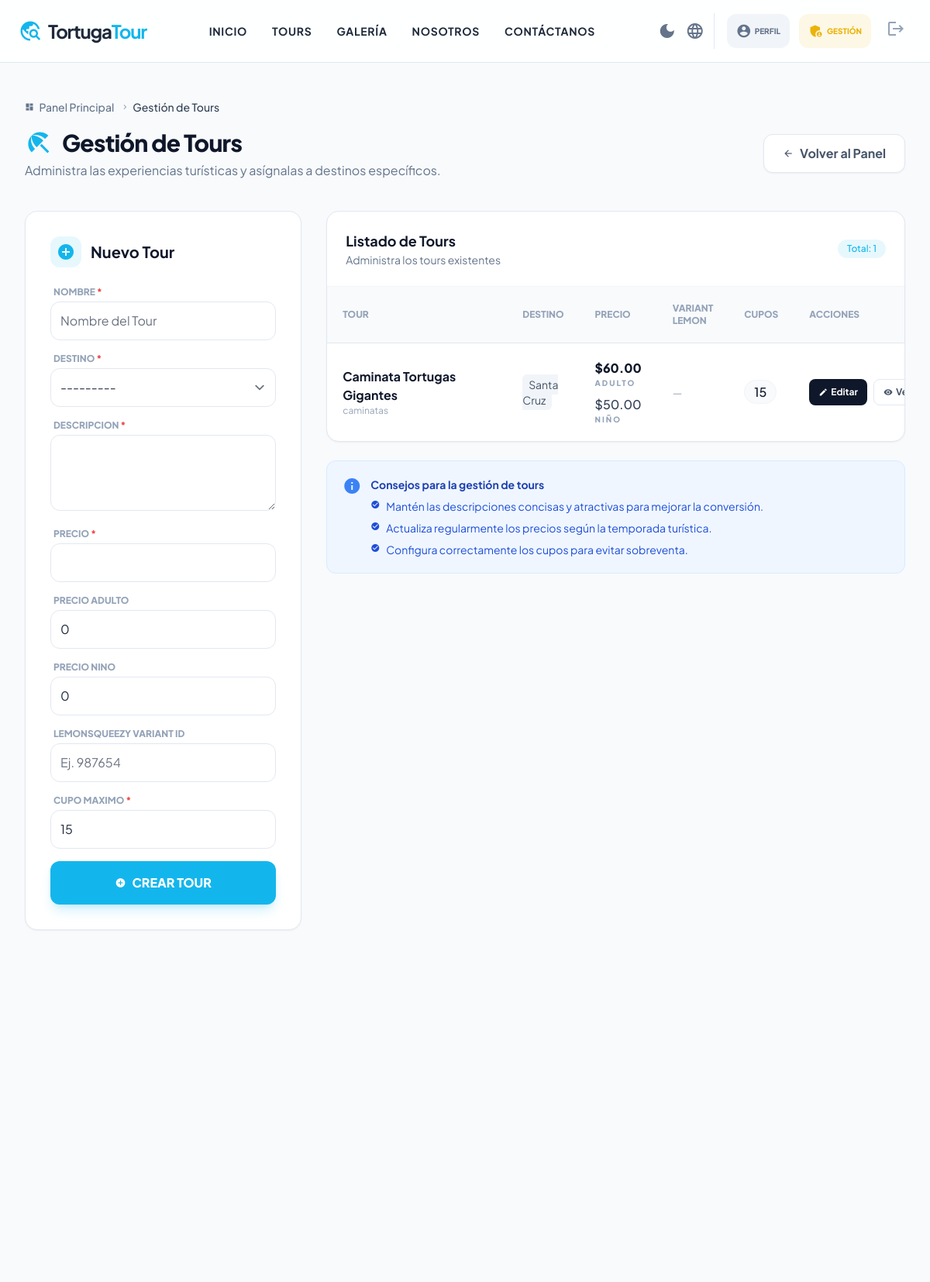
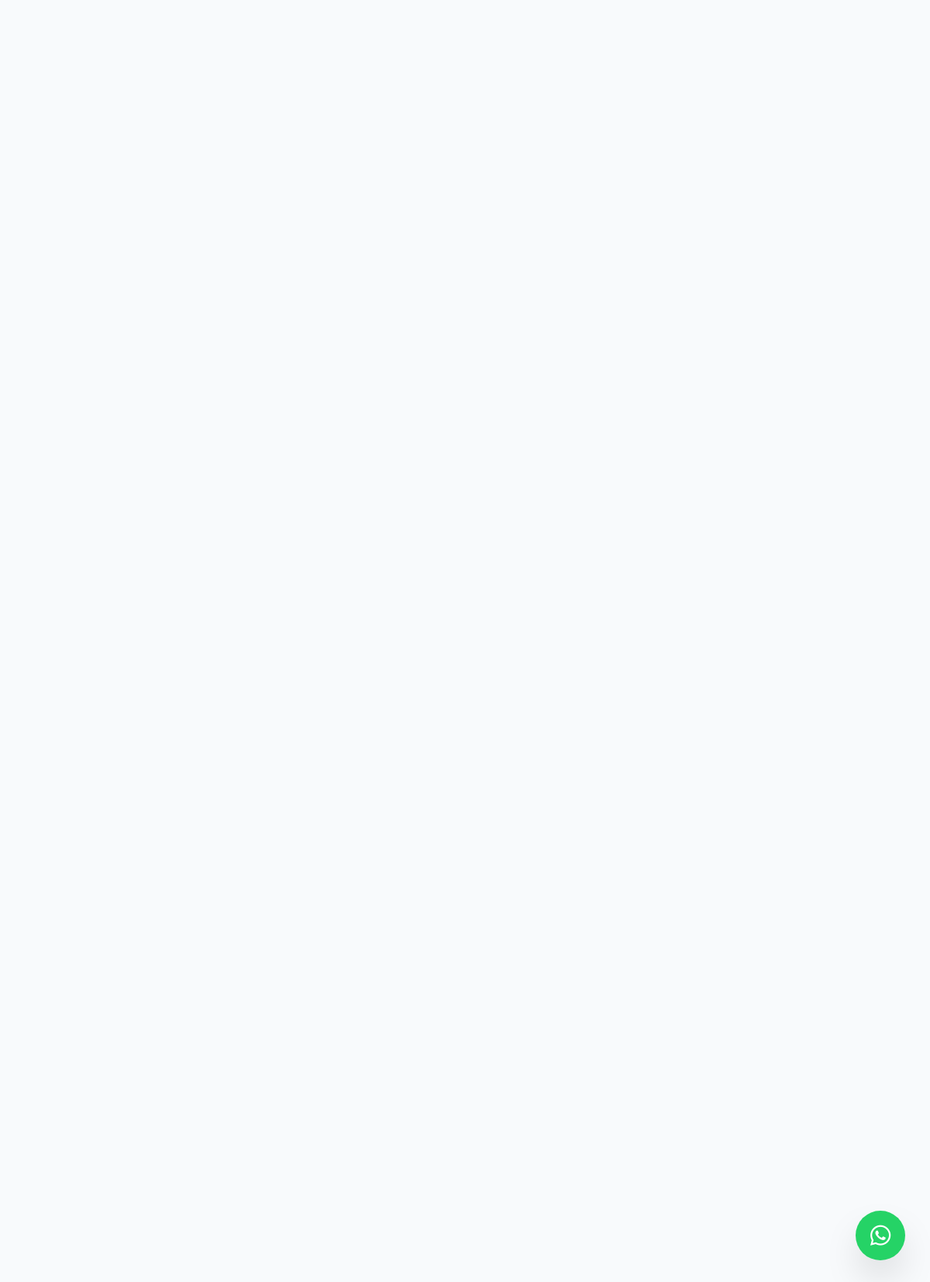
The app's page /panel/tours/ (signed in) with its own data (2 pictures, top to bottom).
### core/models.py (models this page shows, shortened)
class Tour(models.Model):
    nombre = models.CharField(max_length=150)
    destino = models.ForeignKey(Destino, on_delete=models.CASCADE, related_name="tours")
    descripcion = models.TextField()
    precio = models.DecimalField(max_digits=8, decimal_places=2)
    precio_adulto = models.DecimalField(max_digits=8, decimal_places=2, default=0, blank=True)
    precio_nino = models.DecimalField(max_digits=8, decimal_places=2, default=0, blank=True)
    lemonsqueezy_variant_id = models.CharField(max_length=50, blank=True, default="")
    cupo_maximo = models.PositiveIntegerField(default=15)
    cupos_disponibles = models.PositiveIntegerField(default=15)

class Destino(models.Model):
    nombre = models.CharField(max_length=100)
    imagen_url = models.URLField("Imagen (URL)", max_length=500)
    def __str__(self):
        return self.nombre

### core/views.py (the view)
# urls.py: path("panel/tours/", views.admin_tours, name="admin_tours"),
@login_required
@user_passes_test(es_admin)
def admin_tours(request):
    tours_list = Tour.objects.all().order_by('-id')
    destinos_list = Destino.objects.all()
    if request.method == 'POST':
        form = TourForm(request.POST)
        if form.is_valid():
            tour = form.save(commit=False)
            tour.cupos_disponibles = tour.cupo_maximo
            tour.save()
            messages.success(request, f"Tour '{tour.nombre}' creado exitosamente.")
            return redirect('admin_tours')
    else:
        form = TourForm()
    return render(request, 'core/panel/tours.html', {
        'tours': tours_list,
        'form': form,
        'destinos': destinos_list
    })

### core/context_processors.py (called while the page is built)
def whatsapp_number(request):
    return {"WHATSAPP_NUMBER": getattr(settings, "WHATSAPP_NUMBER", "")}

### core/views.py (called while the page is built)
def es_admin(user):
    return user.is_staff

### core/templates/core/panel/tours.html (shortened to what this page needs)
{% extends "core/base.html" %}
{% block content %}
<main class="bg-slate-50 min-h-screen py-12" role="main">
    <div class="max-w-7xl mx-auto px-4 sm:px-6 lg:px-8">
        <nav class="mb-4 flex" aria-label="Breadcrumb">
            <ol class="inline-flex items-center space-x-1 md:space-x-2">
                <li class="inline-flex items-center">
                    <a href="{% url 'panel_admin' %}" class="text-sm font-medium text-slate-500 hover:text-primary">
                        <span class="material-icons text-xs mr-1">dashboard</span>
                        Panel Principal
                    </a>
                </li>
                <li>
                    <div class="flex items-center">
                        <span class="material-icons text-slate-400 text-xs">chevron_right</span>
                        <span class="ml-1 text-sm font-medium text-slate-700">Gestión de Tours</span>
                    </div>
                </li>
            </ol>
        </nav>
        <div class="flex items-center justify-between mb-10">
            <div>
                <h1 class="text-3xl font-black text-slate-900 tracking-tight flex items-center gap-3">
                    <span class="material-icons text-primary text-4xl">beach_access</span>
                    Gestión de Tours
                </h1>
                <p class="text-slate-500 mt-1">Administra las experiencias turísticas y asígnalas a destinos específicos.</p>
            </div>
            <a href="{% url 'panel_admin' %}" class="group flex items-center gap-2 bg-white border border-slate-200 px-6 py-3 rounded-xl font-bold text-slate-600 hover:bg-slate-50 hover:border-primary/20 hover:text-primary transition-all shadow-sm" aria-label="Volver al panel administrativo principal">
                <span class="material-icons text-sm">arrow_back</span>
                <span>Volver al Panel</span>
            </a>
        </div>
        <div class="grid grid-cols-1 lg:grid-cols-3 gap-8">
            <div class="lg:col-span-1">
                <div class="bg-white p-8 rounded-2xl shadow-sm border border-slate-200 sticky top-6">
                    <div class="flex items-center gap-3 mb-6">
                        <div class="w-10 h-10 bg-primary/10 text-primary rounded-xl flex items-center justify-center">
                            <span class="material-icons">add_circle</span>
                        </div>
                        <h2 class="text-xl font-bold text-slate-900">Nuevo Tour</h2>
                    </div>
                    <form method="post" class="space-y-4" aria-label="Formulario de creación de tour">
                        {% for field in form %}
                        <div class="form-group">
                            <label for="{{ field.id_for_label }}" class="block text-xs font-black uppercase text-slate-400 mb-1 ml-1">
                                {{ field.label }}
                                {% if field.field.required %}<span class="text-red-500">*</span>{% endif %}
                            </label>
                            {{ field }}
                        </div>
                        {% endfor %}
                        <button type="submit" class="w-full py-4 bg-primary text-white rounded-xl font-black hover:bg-slate-900 transition-all shadow-lg shadow-primary/20 mt-6 flex items-center justify-center gap-2">
                            <span class="material-icons text-sm">add_circle</span>
                            <span>CREAR TOUR</span>
                        </button>
                    </form>
                </div>
            </div>
            <div class="lg:col-span-2">
                <div class="bg-white rounded-2xl shadow-sm border border-slate-200 overflow-hidden">
                    <div class="p-6 border-b border-slate-100 flex justify-between items-center">
                        <div>
                            <h3 class="text-lg font-bold text-slate-900">Listado de Tours</h3>
                            <p class="text-sm text-slate-500">Administra los tours existentes</p>
                        </div>
                        <div class="flex gap-2">
                            <span class="bg-primary/10 text-primary text-xs px-3 py-1 rounded-full font-medium">
                                Total: {{ tours|length }}
                            </span>
                        </div>
                    </div>
                    <div class="overflow-x-auto">
                        <table class="w-full text-left border-collapse" aria-label="Lista de tours disponibles">
                            <thead class="bg-slate-50 border-b border-slate-200">
                                <tr>
                                    <th class="p-5 text-xs font-black uppercase text-slate-400">Tour</th>
                                    <th class="p-5 text-xs font-black uppercase text-slate-400">Destino</th>
                                    <th class="p-5 text-xs font-black uppercase text-slate-400">Precio</th>
                                    <th class="p-5 text-xs font-black uppercase text-slate-400">Variant Lemon</th>
                                    <th class="p-5 text-xs font-black uppercase text-slate-400">Cupos</th>
                                    <th class="p-5 text-xs font-black uppercase text-slate-400">Acciones</th>
                                </tr>
                            </thead>
                            <tbody class="divide-y divide-slate-100">
                                {% for tour in tours %}
                                <tr class="hover:bg-slate-50/50 transition">
                                    <td class="p-5">
                                        <div class="font-bold text-slate-900">{{ tour.nombre }}</div>
                                        <div class="text-xs text-slate-400 truncate w-48" title="{{ tour.descripcion }}">{{ tour.descripcion }}</div>
                                    </td>
                                    <td class="p-5 text-sm text-slate-600">
                                        <span class="px-2 py-1 bg-slate-100 rounded-md">{{ tour.destino.nombre }}</span>
                                    </td>
                                    <td class="p-5">
                                        <div class="font-black text-slate-900">${{ tour.precio_adulto|default:tour.precio }}</div>
                                        <div class="text-[10px] text-slate-400 font-black uppercase tracking-[0.2em]">Adulto</div>
                                        <div class="mt-2 font-medium text-slate-700">${{ tour.precio_nino|default:tour.precio }}</div>
                                        <div class="text-[10px] text-slate-400 font-black uppercase tracking-[0.2em]">Niño</div>
                                    </td>
                                    <td class="p-5 text-sm text-slate-500">
                                        {% if tour.lemonsqueezy_variant_id %}
                                            <span class="font-mono">{{ tour.lemonsqueezy_variant_id }}</span>
                                        {% else %}
                                            <span class="text-slate-400">—</span>
                                        {% endif %}
                                    </td>
                                    <td class="p-5">
                                        <span class="font-medium text-slate-900 bg-slate-50 px-3 py-1 rounded-full border border-slate-100">{{ tour.cupo_maximo }}</span>
                                    </td>
                                    <td class="p-5">
                                        <div class="flex gap-2">
                                            <a href="{% url 'editar_tour' tour.id %}" class="inline-flex items-center px-3 py-2 rounded-lg bg-slate-900 text-white text-xs font-bold hover:bg-primary transition" title="Editar este tour">
                                                <span class="material-icons text-xs mr-1">edit</span> Editar
                                            </a>
                                            <button type="button" class="inline-flex items-center px-3 py-2 rounded-lg border border-slate-200 text-slate-600 text-xs font-bold hover:bg-slate-50 transition" title="Ver detalles del tour" onclick="showTourDetails('{{ tour.id }}')">
                                                <span class="material-icons text-xs mr-1">visibility</span> Ver
                                            </button>
                                        </div>
                                    </td>
                                </tr>
                                {% endfor %}
                            </tbody>
                        </table>
                    </div>
                </div>
                <div class="mt-6 bg-blue-50 rounded-xl p-5 border border-blue-100">
                    <div class="flex gap-3">
                        <div class="text-blue-500">
                            <span class="material-icons">info</span>
                        </div>
                        <div>
                            <h4 class="font-bold text-blue-800 text-sm">Consejos para la gestión de tours</h4>
                            <ul class="mt-2 text-sm text-blue-700 space-y-2">
                                <li class="flex items-start gap-2">
                                    <span class="material-icons text-xs">check_circle</span>
                                    <span>Mantén las descripciones concisas y atractivas para mejorar la conversión.</span>
                                </li>
                                <li class="flex items-start gap-2">
                                    <span class="material-icons text-xs">check_circle</span>
                                    <span>Actualiza regularmente los precios según la temporada turística.</span>
                                </li>
                                <li class="flex items-start gap-2">
                                    <span class="material-icons text-xs">check_circle</span>
                                    <span>Configura correctamente los cupos para evitar sobreventa.</span>
                                </li>
                            </ul>
                        </div>
                    </div>
                </div>
            </div>
        </div>
    </div>
</main>
{% endblock %}

### core/templates/core/panel/tours.html (style rules this page uses)
input[type="text"], input[type="number"], textarea, select { @apply w-full rounded-xl border border-slate-200 px-4 py-3 bg-slate-50 focus:bg-white focus:ring-2 focus:ring-primary/20 focus:border-primary outline-none transition-all text-slate-600; }
[title] { position: relative; cursor: help; }
.form-group { transition: all 0.3s ease; }
button[type="submit"] { transition: all 0.2s ease; }

### core/templates/core/base.html (style rules this page uses)
html { top: 0 !important; margin-top: 0 !important; }
body { top: 0px !important; margin-top: 0 !important; position: static !important; }

### records on screen
Tour: nombre "Caminata Tortugas Gigantes", descripcion "caminatas", destino.nombre "Santa Cruz", precio_adulto "60.00", precio_nino "50.00", cupo_maximo "15"

### other values on screen
{{ field.label }} "NOMBRE" "DESTINO" "DESCRIPCION" "PRECIO" "PRECIO ADULTO" "PRECIO NINO" "LEMONSQUEEZY VARIANT ID" "CUPO MAXIMO"
{{ tours|length }} "1"
